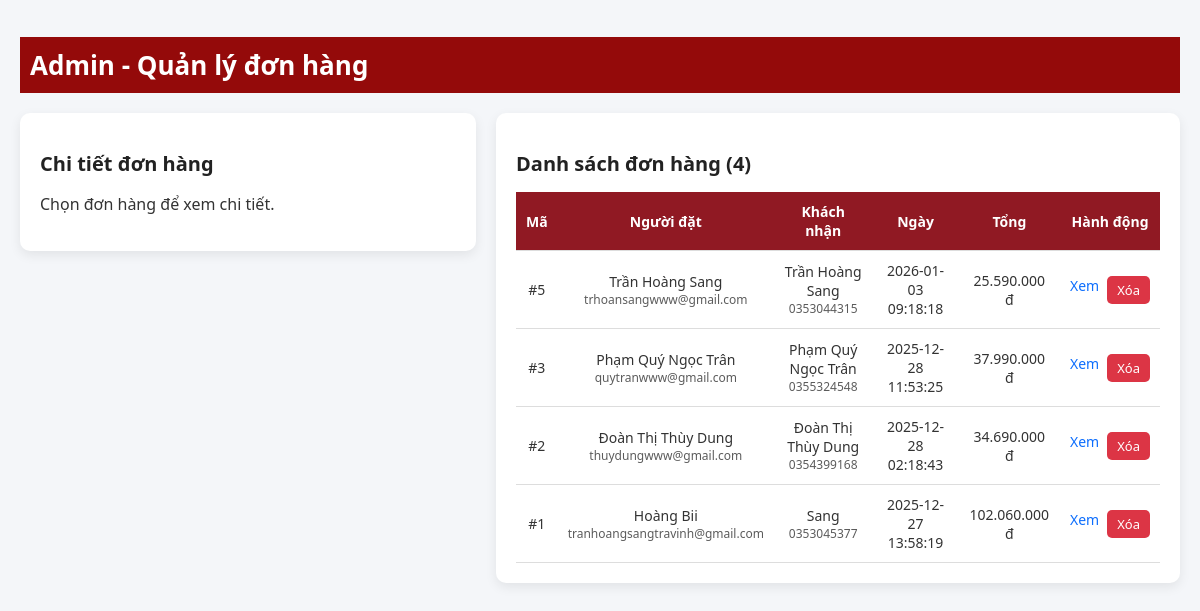
/site/admin_order.php (signed in), run on the app's committed database.
### tables this page shows
CREATE TABLE `orders` (
  `order_id` int(11) NOT NULL,
  `user_id` int(11) NOT NULL,
  `tenKH` varchar(255) NOT NULL,
  `sdtKH` varchar(15) DEFAULT NULL,
  `diaChi` text NOT NULL,
  `tongTien` decimal(12,2) NOT NULL DEFAULT 0.00,
  `ngayDat` timestamp NOT NULL DEFAULT current_timestamp()
);

CREATE TABLE `users` (
  `user_id` int(11) NOT NULL,
  `role_id` int(11) NOT NULL,
  `hoTen` varchar(100) NOT NULL,
  `email` varchar(255) NOT NULL,
  `matKhau` varchar(255) NOT NULL,
  `sdt` varchar(15) DEFAULT NULL,
  `diaChi` text DEFAULT NULL,
  `ngaySinh` date DEFAULT NULL
);

### site/db.php (called while the page is built)
<?php
$DB_HOST = '127.0.0.1';
$DB_NAME = 'web-ban-dt';
$DB_USER = 'root';
$DB_PASS = '';
try {
    $pdo = new PDO(
        "mysql:host={$DB_HOST};dbname={$DB_NAME};charset=utf8mb4",
        $DB_USER,
        $DB_PASS,
        [
            PDO::ATTR_ERRMODE => PDO::ERRMODE_EXCEPTION,
            PDO::ATTR_DEFAULT_FETCH_MODE => PDO::FETCH_ASSOC,
        ]
    );
} catch (PDOException $e) {
    http_response_code(500);
    echo 'Lỗi kết nối database. Vui lòng kiểm tra cấu hình trong db.php';
    exit;
}
function vnd($amount) {
    return number_format((float)$amount, 0, ',', '.') . ' đ';
}
return $pdo;

### site/admin_order.php (the view, shortened to what this page needs)
<?php
require_once __DIR__ . '/db.php';
$order = null;
$rows = $pdo->query("
  SELECT o.*, u.email, u.hoTen AS userName
  FROM orders o
  JOIN users u ON u.user_id = o.user_id
  ORDER BY o.order_id DESC
")->fetchAll(PDO::FETCH_ASSOC);
?>
<!doctype html>
<html lang="vi">
<head>
  <link rel="stylesheet" href="css/styleadmin.css">
</head>
<body>
  <h1>Admin - Quản lý đơn hàng</h1>
  <div class="wrap">
    <div>
      <h2>Chi tiết đơn hàng</h2>
      <?php if (!$order): ?>
        <p>Chọn đơn hàng để xem chi tiết.</p>
      <?php endif; ?>
    </div>
    <div>
      <h2>Danh sách đơn hàng (<?= count($rows) ?>)</h2>
      <table class="table">
        <thead>
          <tr>
            <th>Mã</th>
            <th>Người đặt</th>
            <th>Khách nhận</th>
            <th>Ngày</th>
            <th>Tổng</th>
            <th>Hành động</th>
          </tr>
        </thead>
        <tbody>
          <?php foreach ($rows as $r): ?>
            <tr>
              <td>#<?= (int)$r['order_id'] ?></td>
              <td>
                <?= htmlspecialchars($r['userName'] ?? '') ?>
                <div style="font-size:12px;opacity:.8;"><?= htmlspecialchars($r['email'] ?? '') ?></div>
              </td>
              <td>
                <?= htmlspecialchars($r['tenKH'] ?? '') ?>
                <div style="font-size:12px;opacity:.8;"><?= htmlspecialchars($r['sdtKH'] ?? '') ?></div>
              </td>
              <td><?= htmlspecialchars($r['ngayDat'] ?? '') ?></td>
              <td><?= vnd($r['tongTien'] ?? 0) ?></td>
              <td>
                <div class="actions">
                  <a href="admin_order.php?view=<?= (int)$r['order_id'] ?>">Xem</a>
                  <form method="post" onsubmit="return confirm('Xoá đơn #<?= (int)$r['order_id'] ?>?');" style="display:inline;">
                    <button class="danger" type="submit">Xóa</button>
                  </form>
                </div>
              </td>
            </tr>
          <?php endforeach; ?>
        </tbody>
      </table>
    </div>
  </div>
</body>
</html>

### site/css/styleadmin.css (style rules this page uses)
:root { --bg: #fff5f5; --header: #e53935; --header2: #ef5350; --card: #ffffff; --border: #f0d7d7; --shadow: 0 12px 28px rgba(0,0,0,.10); --radius: 16px; }
* { box-sizing: border-box; font-family: "Segoe UI", Tahoma, Arial, sans-serif; }
body { margin: 0; padding: 20px; background: #f4f6f9; color: #333; }
h1 { margin-bottom: 20px; font-size: 26px; background-color: rgb(148, 10, 10); color: #fff; padding: 10px; }
h2 { margin-bottom: 15px; font-size: 20px; color: #222; }
.wrap { display: grid; grid-template-columns: 1.2fr 1.8fr; gap: 20px; align-items: start; }
.wrap > div { background: #fff; padding: 20px; border-radius: 10px; box-shadow: 0 4px 12px rgba(0,0,0,0.08); }
table { width: 100%; border-collapse: collapse; font-size: 14px; }
thead { background: #901923; color: #fff; }
th, td { padding: 10px; text-align: center; border-bottom: 1px solid #ddd; }
.actions { display: flex; justify-content: center; gap: 8px; }
.actions a { color: #0d6efd; text-decoration: none; font-weight: 500; }
.actions .danger { padding: 5px 10px; background: #dc3545; color: #fff; border: none; border-radius: 5px; cursor: pointer; font-size: 13px; }

### data on the page
orders: order_id "5", user.hoTen "Trần Hoàng Sang", user.email "trhoansangwww@gmail.com", tenKH "Trần Hoàng Sang", sdtKH "0353044315", ngayDat "2026-01-03 09:18:18", tongTien "25.590.000 đ"
orders: order_id "3", user.hoTen "Phạm Quý Ngọc Trân", user.email "quytranwww@gmail.com", tenKH "Phạm Quý Ngọc Trân", sdtKH "0355324548", ngayDat "2025-12-28 11:53:25", tongTien "37.990.000 đ"
orders: order_id "2", user.hoTen "Đoàn Thị Thùy Dung", user.email "thuydungwww@gmail.com", tenKH "Đoàn Thị Thùy Dung", sdtKH "0354399168", ngayDat "2025-12-28 02:18:43", tongTien "34.690.000 đ"
orders: order_id "1", user.hoTen "Hoàng Bii", user.email "tranhoangsangtravinh@gmail.com", tenKH "Sang", sdtKH "0353045377", ngayDat "2025-12-27 13:58:19", tongTien "102.060.000 đ"

### other printed values
count($rows) "4"
